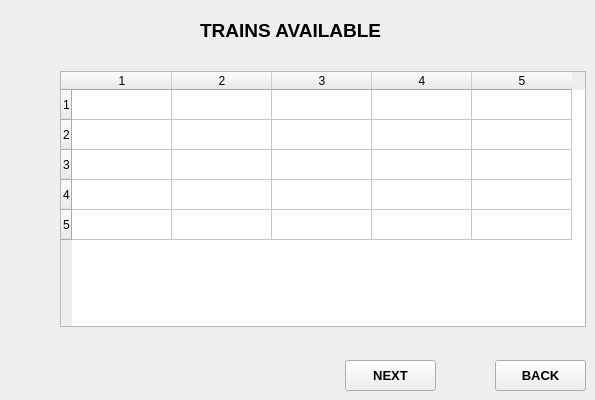
    <widget class="QWidget" name="TrainsPage">
     <widget class="QLabel" name="label_50">
      <property name="geometry">
       <rect>
        <x>200</x>
        <y>0</y>
        <width>196</width>
        <height>61</height>
       </rect>
      </property>
      <property name="font">
       <font>
        <pointsize>14</pointsize>
        <weight>75</weight>
        <bold>true</bold>
       </font>
      </property>
      <property name="text">
       <string>TRAINS AVAILABLE</string>
      </property>
     </widget>
     <widget class="QTableWidget" name="table">
      <property name="geometry">
       <rect>
        <x>60</x>
        <y>71</y>
        <width>526</width>
        <height>256</height>
       </rect>
      </property>
      <property name="showGrid">
       <bool>true</bool>
      </property>
      <row>
       <property name="text">
        <string>1</string>
       </property>
      </row>
      <row>
       <property name="text">
        <string>2</string>
       </property>
      </row>
      <row>
       <property name="text">
        <string>3</string>
       </property>
      </row>
      <row>
       <property name="text">
        <string>4</string>
       </property>
      </row>
      <row>
       <property name="text">
        <string>5</string>
       </property>
      </row>
      <column>
       <property name="text">
        <string>1</string>
       </property>
      </column>
      <column>
       <property name="text">
        <string>2</string>
       </property>
      </column>
      <column>
       <property name="text">
        <string>3</string>
       </property>
      </column>
      <column>
       <property name="text">
        <string>4</string>
       </property>
      </column>
      <column>
       <property name="text">
        <string>5</string>
       </property>
      </column>
     </widget>
     <widget class="QPushButton" name="pushButton">
      <property name="geometry">
       <rect>
        <x>345</x>
        <y>360</y>
        <width>91</width>
        <height>31</height>
       </rect>
      </property>
      <property name="font">
       <font>
        <pointsize>10</pointsize>
        <weight>75</weight>
        <bold>true</bold>
       </font>
      </property>
      <property name="text">
       <string>NEXT</string>
      </property>
     </widget>
     <widget class="QPushButton" name="pushButton_2">
      <property name="geometry">
       <rect>
        <x>495</x>
        <y>360</y>
        <width>91</width>
        <height>31</height>
       </rect>
      </property>
      <property name="font">
       <font>
        <pointsize>10</pointsize>
        <weight>75</weight>
        <bold>true</bold>
       </font>
      </property>
      <property name="text">
       <string>BACK</string>
      </property>
     </widget>
    </widget>
